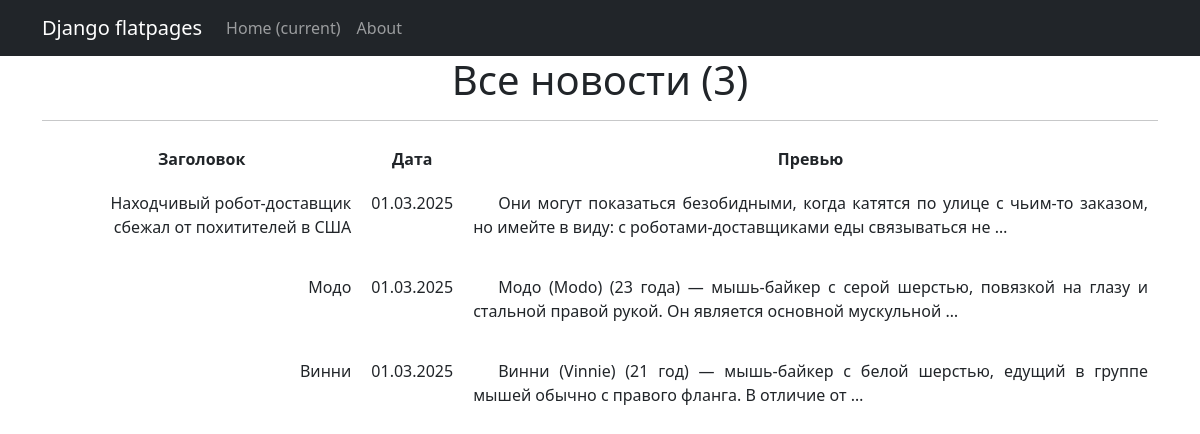
Before: /news/ with the older database file.
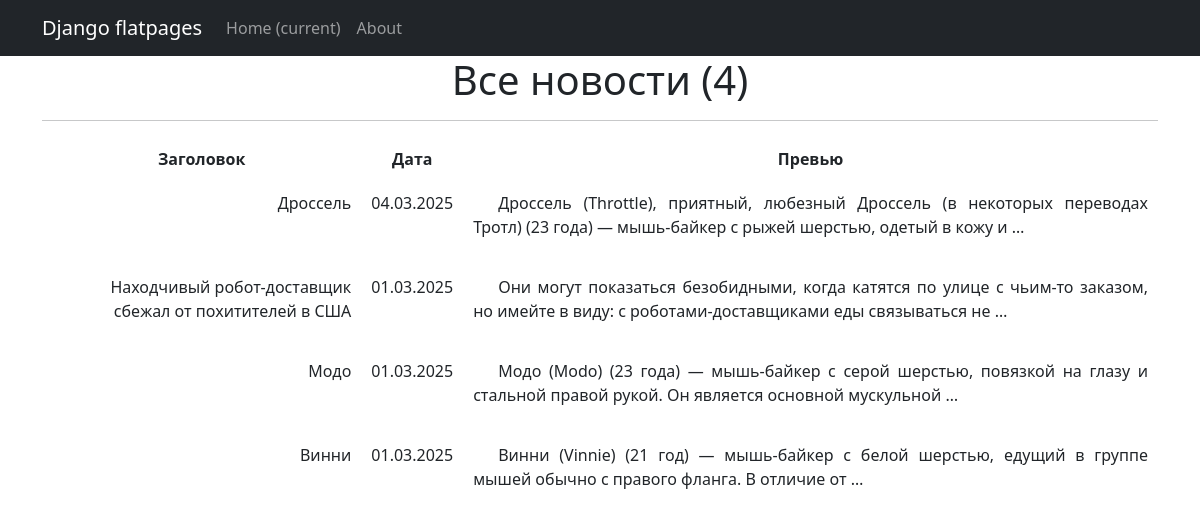
After: the same page with the newer database file.
### posts/models.py (models this page shows, shortened)
class Post(models.Model):
    author = models.ForeignKey(Author, on_delete = models.CASCADE)
    type = models.CharField(max_length = 10, choices = POST_TYPES, default = post)
    date = models.DateTimeField(auto_now_add = True)
    category = models.ManyToManyField(Category, through = 'PostCategory')
    title = models.CharField(max_length = 255)
    text = models.TextField()
    rating = models.IntegerField(default = 0)

### posts/views.py (the view)
# urls.py: path('', PostsList.as_view()),
class PostsList(ListView):
    model = Post
    ordering = '-date'
    template_name = 'news.html'
    context_object_name = 'news'

### templates/news.html (shortened to what this page needs)
{% extends 'flatpages/default.html' %}
{% block content %}
<h1>Все новости ({{ news|length }})</h1>
<hr>
{% if news %}
       <table align="left" cellpadding="10">
           <tr>
               <th>Заголовок</th>
               <th>Дата</th>
               <th>Превью</th>
           </tr>
           {% for post in news %}
           <tr align="right" valign="top">
               <td>{{ post.title }}</td>
               <td>{{ post.date|date:'d.m.Y' }}</td>
               <td><p style="text-indent: 25px;" align="justify" >{{ post.text|truncatewords:20 }}</p></td>
           </tr>
           {% endfor %}
       </table>
   {% else %}
       <h2>Новостей нет!</h2>
   {% endif %}
{% endblock content %}

Changed rows visible on the page:
added Post: title "Дроссель", date "04.03.2025", text "Дроссель (Throttle), приятный, любезный Дроссель (в некоторых переводах Тротл) (23 года) — мышь-байкер с рыжей шерстью, одетый в кожу и …"
Other visible differences:
{{ news|length }}: "3" → "4"
